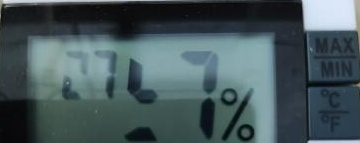
#> input picture rotated_black_box.jpg, 360 x 143 px, given in place of thermometer.jpg, which was not available
$ python imagerequest.py
#> lines starting #> are read from the running program, lines starting #| are printed output that depends on the picture; after the words box and inside, x2 and y2 are one past the last pixel; in counts of white or black regions, pixels touching at a corner belong together; pictures that were not available may be replaced by others from this repository, and a replacement may not be noted
### temeprature_sensor.py
import cv2
import numpy as np

def measure_mercury_length(image_path):
    # Load the image
#> called with image_path = 'thermometer.jpg'
    image = cv2.imread(image_path)
#> image is the input picture: shape (143, 360, 3); mean B, G, R 91.5, 87.7, 70.1

    # Convert the image to HSV for better color segmentation
    hsv = cv2.cvtColor(image, cv2.COLOR_BGR2HSV)
#> hsv: shape (143, 360, 3); mean H, S, V 95.6, 68.7, 92.7

    # Define the range of red color in HSV
    lower_red = np.array([0, 50, 50])
    upper_red = np.array([10, 255, 255])
    lower_red2 = np.array([170, 50, 50])
    upper_red2 = np.array([180, 255, 255])

    # Create masks for red color
    mask1 = cv2.inRange(hsv, lower_red, upper_red)
#> mask1: shape (143, 360); every value is 0
    mask2 = cv2.inRange(hsv, lower_red2, upper_red2)
    mask = cv2.bitwise_or(mask1, mask2)

    # Find contours in the mask
    contours, _ = cv2.findContours(mask, cv2.RETR_EXTERNAL, cv2.CHAIN_APPROX_SIMPLE)
#> contours = []
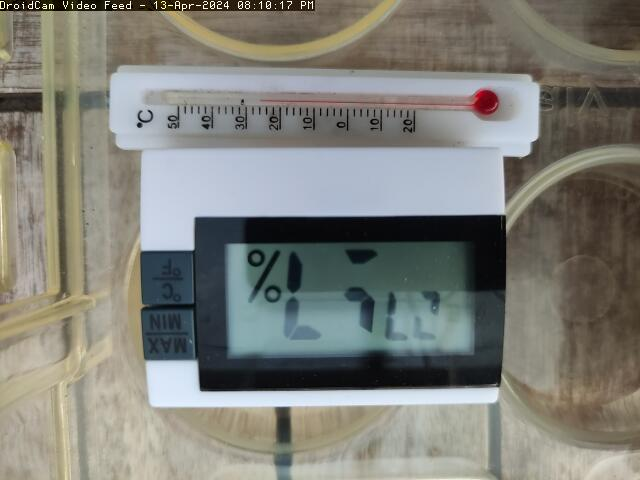
#> input picture frame.jpg, 640 x 480 px, found by its file name
#> in process_image, image is the input picture: shape (480, 640, 3); mean B, G, R 120.5, 127.7, 127.6

    if contours:
        # Assuming the largest contour corresponds to the mercury bulb at the base
        mercury_contour = max(contours, key=cv2.contourArea)
        x, y, w, h = cv2.boundingRect(mercury_contour)

        # Crop the thermometer from the bulb to the top to analyze the column
        thermometer_column = mask[y:y+h, x:x+w]

        # Iterate through the column from bottom to top until a non-red area is detected
        length_pixels = 0
        for row in range(h-1, -1, -1):
            length_pixels += 1
            if np.all(thermometer_column[row] == 0):  # Check for the first non-red row
                length_pixels = h - row
                break

        # Draw the contour and markers for visualization
        cv2.drawContours(image, [mercury_contour], -1, (0, 255, 0), 2)
        cv2.line(image, (x, y + h), (x + w, y + h), (255, 0, 0), 2)  # blue line at the bottom
        cv2.line(image, (x, y + row), (x + w, y + row), (255, 255, 0), 2)  # yellow line at the transition

        # Save the image with contours drawn for verification
        cv2.imwrite('contoured_image.jpg', image)

        return length_pixels
    else:
        return 0  # Return 0 if no contours are found

# Use the function with the path to your image
image_path = 'thermometer.jpg'  # Replace with your image path
length = measure_mercury_length(image_path)
print(f"The length of the red mercury column is {length:.2f} pixels.")

### processing.py
import cv2
import numpy as np

def find_black_box(image):
    # Convert the image to grayscale
    gray = cv2.cvtColor(image, cv2.COLOR_BGR2GRAY)

    # Threshold to isolate the black box
    _, thresholded = cv2.threshold(gray, 50, 255, cv2.THRESH_BINARY_INV)
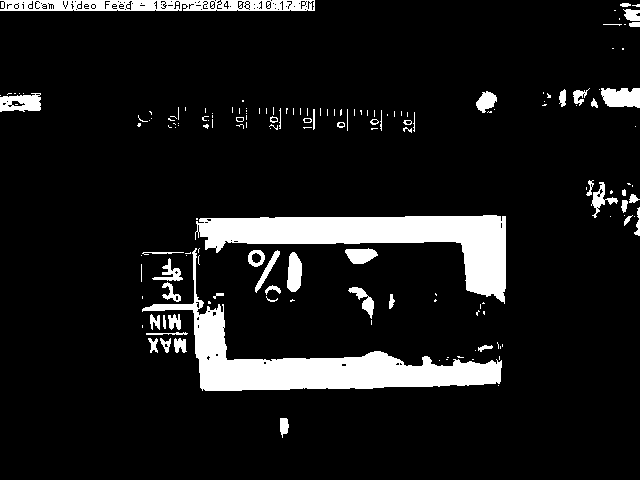
#> thresholded: shape (480, 640); 9.9% white; 163 white regions (110 under 20 px)

    # Find contours
    contours, _ = cv2.findContours(thresholded, cv2.RETR_EXTERNAL, cv2.CHAIN_APPROX_SIMPLE)
#> contours = 162 contours, 119 with area under 20; largest, box (x1, y1, x2, y2) and area: (142, 248, 502, 391) 10162, (195, 215, 506, 304) 9936, (0, 0, 315, 11) 3078, (601, 88, 640, 108) 596, (0, 93, 41, 112) 570

    # Assume the largest contour is the black box
    max_contour = max(contours, key=cv2.contourArea)
#> max_contour = contour of 299 points, box (x1, y1, x2, y2) (142, 248, 502, 391), area 10162

    # Get the bounding rectangle of the largest contour
    x, y, w, h = cv2.boundingRect(max_contour)
#> x = 142; y = 248; w = 360; h = 143
    return x, y, w, h

def process_image(datetime):
    # Load the image
    image = cv2.imread('frame.jpg')

    # Find the black box
    x, y, w, h = find_black_box(image)
#> x = 142; y = 248; w = 360; h = 143

    # Crop the black box region and rotate it 180 degrees
    black_box = image[y:y+h, x:x+w]
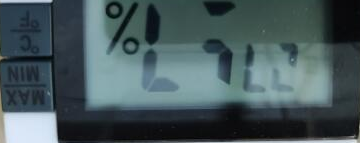
#> black_box: shape (143, 360, 3); mean B, G, R 91.5, 87.7, 70.1
    rotated_black_box = cv2.rotate(black_box, cv2.ROTATE_180)

    # Replace the original black box in the image with the rotated version
    image[y:y+h, x:x+w] = rotated_black_box
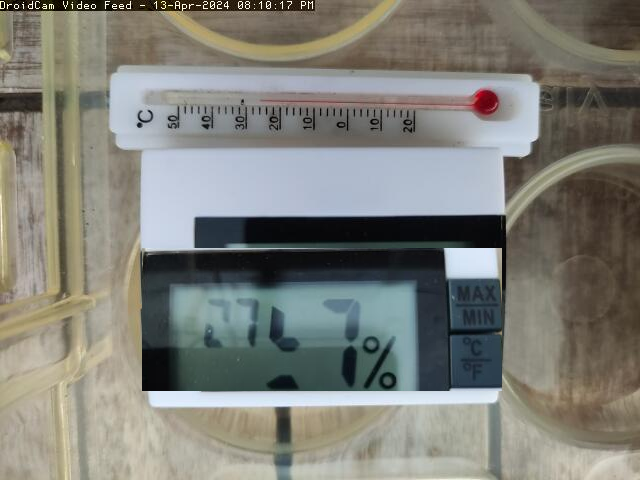
#> image: shape (480, 640, 3); 16.74% of pixels changed, all inside (x1, y1, x2, y2) = (142, 248, 502, 391)
    cv2.imwrite("digital/"+datetime+'-digital.jpg', rotated_black_box)
    # Crop the thermometer area, assuming it's directly above the black box
    thermometer = image[0:y, x:x+w]
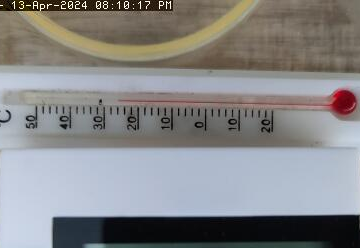
#> thermometer: shape (248, 360, 3); mean B, G, R 134.9, 134.1, 134.2
    rotated_thermometer = cv2.rotate(thermometer, cv2.ROTATE_90_CLOCKWISE)
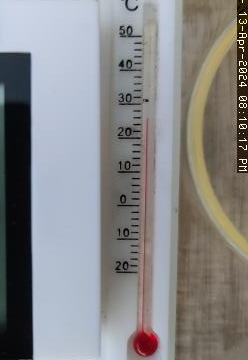
#> rotated_thermometer: shape (360, 248, 3); mean B, G, R 134.9, 134.1, 134.2
    cv2.imwrite('thermometer/'+datetime+'thermometer.jpg', rotated_thermometer)
    # Height adjustment after rotation
    new_h, new_w = rotated_thermometer.shape[:2]
#> new_h = 360; new_w = 248
    image[0:new_h, x:x+new_w] = rotated_thermometer
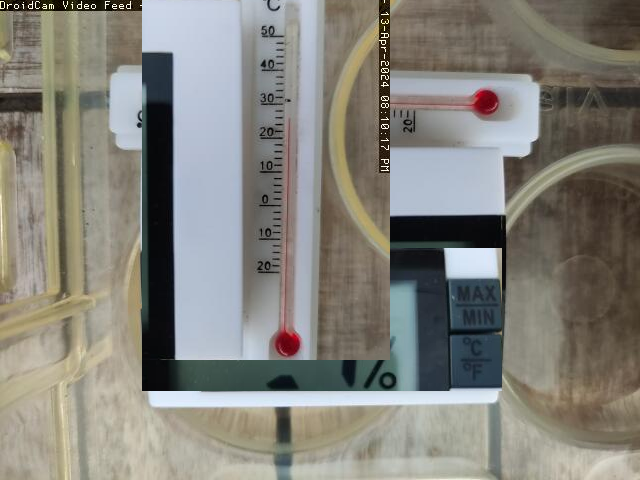
#> image: shape (480, 640, 3); mean B, G, R 123.5, 130.8, 132.5

    # Save the modified image
    cv2.imwrite('modified_frame.jpg', image)
    print("Image processing complete and saved as 'modified_frame.jpg'.")

# [2 lines that do not run on import are left out]

### imagerequest.py
import requests
import time
from datetime import datetime
from processing import process_image
from temeprature_sensor import measure_mercury_length

def download_image():
    # Put IP adress here
    url = 'http://192.168.2.21:4747/cam/1/frame.jpg'

    response = requests.get(url)

    if response.status_code == 200:

        timestamp = datetime.now().strftime('%Y%m%d_%H%M%S')
        filename_with_timestamp = f'frame_{timestamp}.jpg'

        with open('frame.jpg', 'wb') as file:
            file.write(response.content)

        with open("failsafe"+filename_with_timestamp, 'wb') as file:
            file.write(response.content)

        print(f"Image saved successfully as {filename_with_timestamp}.")
    else:
        print("Failed to retrieve image. Status code:", response.status_code)

# Run download_image() every hour
def addNumbertoCsv(number):
    with open('number.csv', 'a') as file:
        file.write(f'{number}\n')
    print(f"Number {number} added to file.")

try:
    while True:
        download_image()
        timestamp = datetime.now().strftime('%Y%m%d_%H%M%S')
        process_image(timestamp)
        length = measure_mercury_length('thermometer.jpg')
        addNumbertoCsv(length)
        time.sleep(10800)  # Delay for 3 hour in seconds
except KeyboardInterrupt:
    print("Program stopped by user.")
